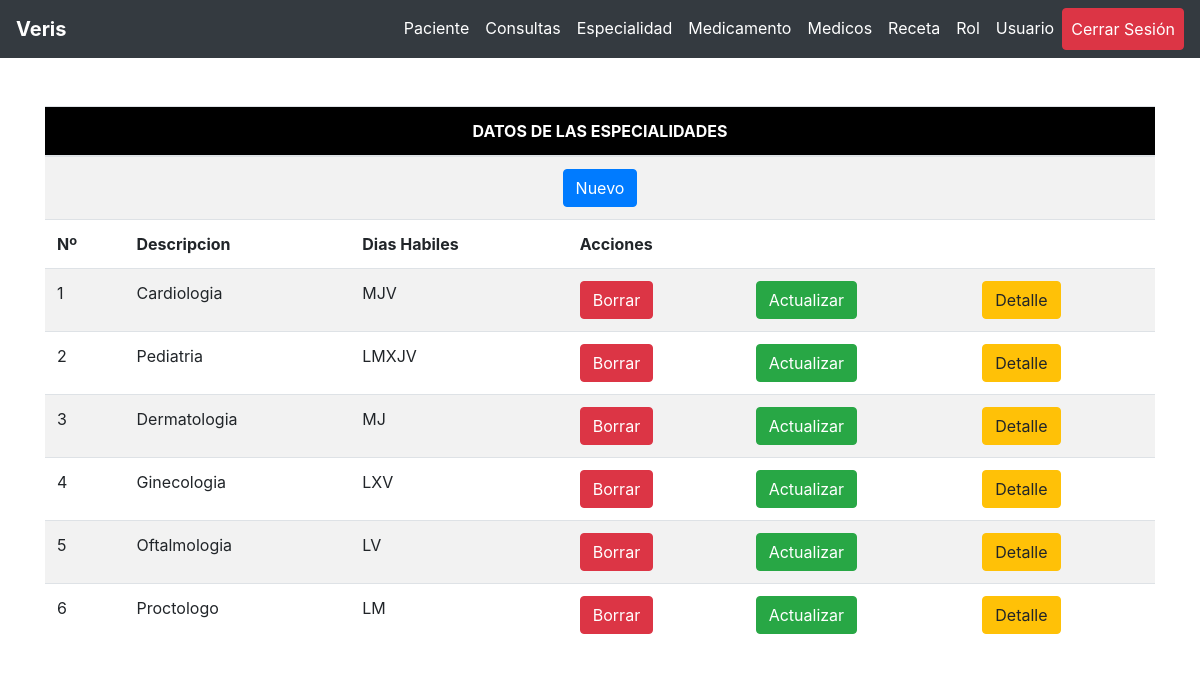
The app's page /dashboard.php?list=especialidad (signed in) with its own data.
### tables this page shows
CREATE TABLE `especialidades` (
  `IdEsp` int(11) NOT NULL,
  `Descripcion` varchar(50) NOT NULL,
  `Dias` varchar(45) NOT NULL,
  `Franja_HI` time NOT NULL,
  `Franja_HF` time NOT NULL
);

### www/class/class.especialidad.php (the view, shortened to what this page needs)
<?php
class Especialidad{
    private $con;
	function __construct($cn){
		$this->con = $cn;
 	}
	public function get_list($rol){
		$d_new = "newespecialidad/0";
		$d_new_final = base64_encode($d_new);
		$html = '<div class="container">
		<div class="tab" role="tabpanel">
						<div class="table-responsive">
												<table class="table table-striped mb-0">
												<thead style="background-color: black;">
													<th colspan="8" class="text-center" style="color: white;">DATOS DE LAS ESPECIALIDADES</th>
												</thead>
												<tr>
													<th colspan="8" class="text-center"><a class="btn btn-primary " href="dashboard.php?d=' . $d_new_final . '" class="align-middle">Nuevo</a></th>
												</tr>
												<tr>
				<th>Nº</th>
				<th>Descripcion</th>
				<th>Dias Habiles</th>
				<th colspan="3">Acciones</th>
			</tr>';
		$sql = "SELECT e.IdEsp AS idEsp, e.Descripcion, e.Dias
                FROM especialidades e;";
		$res = $this->con->query($sql);
		while($row = $res->fetch_assoc()){
			$d_del = "delespecialidad/" . $row['idEsp'];
			$d_del_final = base64_encode($d_del);
			$d_act = "actespecialidad/" . $row['idEsp'];
			$d_act_final = base64_encode($d_act);
			$d_det = "detespecialidad/" . $row['idEsp'];
			$d_det_final = base64_encode($d_det);
			$html .= '
				<tr>
					<td>' . $row['idEsp'] . '</td>
					<td>' . $row['Descripcion'] . '</td>
					<td>' . $row['Dias'] . '</td>';
					if($rol == 1){
						$html .= '
					<td><a class="btn btn-danger " href="dashboard.php?d=' . $d_del_final . '">Borrar</a></td>
					<td><a class="btn btn-success " href="dashboard.php?d=' . $d_act_final . '">Actualizar</a></td>
					<td><a class="btn btn-warning" href="dashboard.php?d=' . $d_det_final . '">Detalle</a></td>';
					}elseif($rol == 2){
						$html .= '
						<td><a class="btn btn-success " href="dashboard.php?d=' . $d_act_final . '">Actualizar</a></td>
						<td><a class="btn btn-warning" href="dashboard.php?d=' . $d_det_final . '">Detalle</a></td>';
					}elseif($rol == 3){
						$html .= '
						<td><a class="btn btn-warning" href="dashboard.php?d=' . $d_det_final . '">Detalle</a></td>';
					}elseif($rol == 4){
						$html .= '';
					}else{
						$html .= '';
					}
					$html .='</tr>';
		}
		$html .= '
		</table>
</div>
</div>';
		return $html;
	}
}
?>

### records on screen
especialidades: IdEsp "1", Descripcion "Cardiologia", Dias "MJV"
especialidades: IdEsp "2", Descripcion "Pediatria", Dias "LMXJV"
especialidades: IdEsp "3", Descripcion "Dermatologia", Dias "MJ"
especialidades: IdEsp "4", Descripcion "Ginecologia", Dias "LXV"
especialidades: IdEsp "5", Descripcion "Oftalmologia", Dias "LV"
especialidades: IdEsp "6", Descripcion "Proctologo", Dias "LM"
